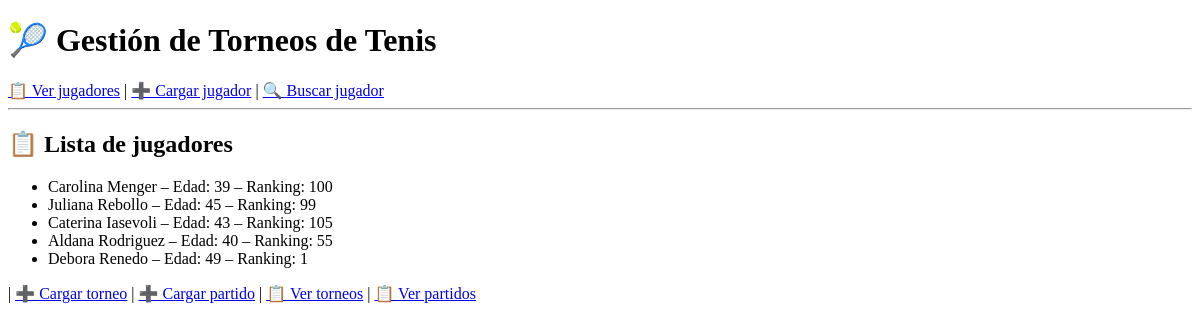
The app's page /jugadores/, older data.
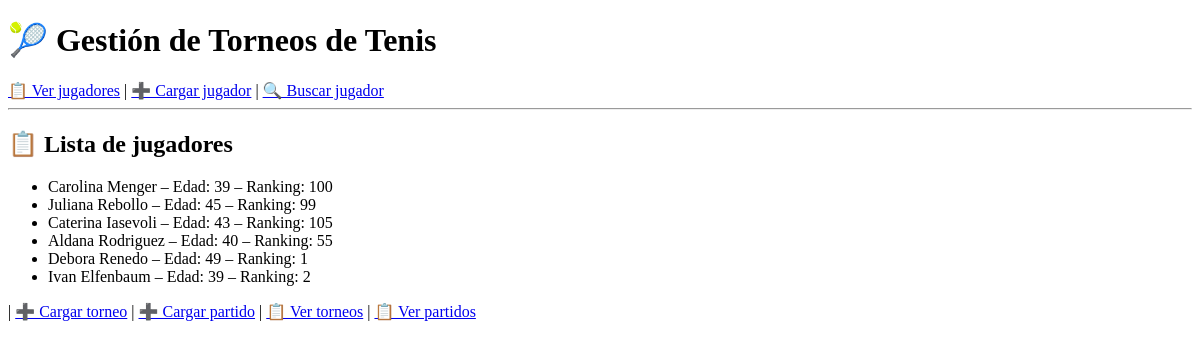
The same page, newer data.
### gestion/models.py (models this page shows, shortened)
class Jugador(models.Model):
    nombre = models.CharField(max_length=100)
    edad = models.PositiveIntegerField()
    ranking = models.PositiveIntegerField()

### gestion/views.py (the view)
# urls.py: path('jugadores/', JugadorList.as_view(), name='jugador_lista'),
class JugadorList(ListView):
    model = Jugador
    template_name = 'gestion/jugador_list.html'
    context_object_name = 'jugadores'

### gestion/templates/gestion/jugador_list.html (shortened to what this page needs)
{% extends 'gestion/base.html' %}
{% block content %}
<h2>📋 Lista de jugadores</h2>
<ul>
    {% for jugador in jugadores %}
        <li>{{ jugador.nombre }} – Edad: {{ jugador.edad }} – Ranking: {{ jugador.ranking }}</li>
    {% empty %}
        <li>No hay jugadores cargados aún.</li>
    {% endfor %}
</ul>
{% endblock %}

Row changes from the older to the newer data that the page shows:
added Jugador: nombre "Ivan Elfenbaum", edad "39", ranking "2"
